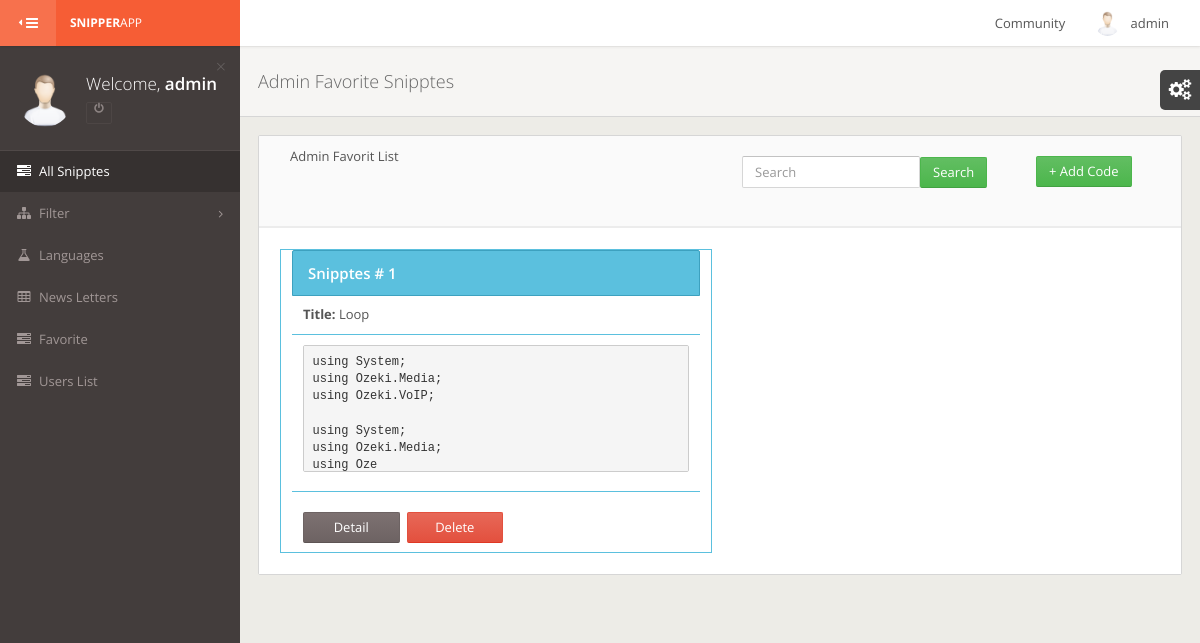
The page /admin/faveret.php (signed in) on the database its author committed.
### tables this page shows
CREATE TABLE IF NOT EXISTS `uprofile` (
  `id` int(11) NOT NULL auto_increment,
  `fname` varchar(100) NOT NULL,
  `name` varchar(100) NOT NULL,
  `email` varchar(100) NOT NULL,
  `Password` varchar(100) NOT NULL,
  `birthday` varchar(100) NOT NULL,
  `Country` varchar(100) NOT NULL,
  `Location` varchar(100) NOT NULL,
  `contact` text NOT NULL,
  `gender` varchar(10) NOT NULL,
  `photo` text NOT NULL,
  `status` varchar(100) NOT NULL default 'a',
  PRIMARY KEY  (`id`)
);

CREATE TABLE IF NOT EXISTS `favorite` (
  `favID` int(11) NOT NULL auto_increment,
  `snipID` int(11) NOT NULL,
  `snipName` varchar(250) NOT NULL,
  `language` varchar(250) NOT NULL,
  `userEmail` varchar(250) NOT NULL,
  `favStatus` varchar(20) NOT NULL default 'A',
  PRIMARY KEY  (`favID`)
);

CREATE TABLE IF NOT EXISTS `addsnippts` (
  `sniptsid` int(11) NOT NULL auto_increment,
  `title` varchar(250) NOT NULL,
  `user` varchar(250) NOT NULL,
  `languages` varchar(250) NOT NULL,
  `description` text NOT NULL,
  `date` timestamp NOT NULL default CURRENT_TIMESTAMP on update CURRENT_TIMESTAMP,
  `snippts_status` varchar(20) NOT NULL default 'A',
  `gernal_status` varchar(30) NOT NULL,
  PRIMARY KEY  (`sniptsid`)
);

### admin/faveret.php (the view, shortened to what this page needs)
<?php include "header.php"; ?>
   <div id="content-wrapper">
		<div class="page-header">
			<h1>Admin Favorite Snipptes</h1>
		</div>
<div class="row">
			<div class="col-sm-12">
				<div class="panel">
                    <div class="panel-heading">
						<div class="col-xs-6">Admin Favorit List</div>
                        <div class="col-xs-4">
                        		<form name="SearchForm" class="navbar-form pull-left" action="faveret_search.php" method="post">
									<input type="text" name="search" class="form-control searchEquil" placeholder="Search"><input class="btn btn btn-success btn-md" type="submit" name="SearchForm" value="Search" />
								</form>
                               </div>
                        <div class="col-xs-2" style="margin-bottom:1px; display:block;">
            				<form name="#" class="navbar-form pull-left">
                            <a class="btn btn-success btn-md" href="addSnipts.php">+ Add Code</a>
                            </form>
                        </div>
                        <span class="panel-title"> &nbsp;</span>
					</div>
					<div class="panel-body">
<?php
$ser = 1;
$querySnip   =  "SELECT * FROM favorite where userEmail = '$UserSessions' order by favID DESC";
$resSnip   =  mysql_query($querySnip) or die(mysql_error());
while($rowSnip  =  mysql_fetch_array($resSnip))
{
  $FavID     		= $rowSnip['favID'];
  $SnipID     		= $rowSnip['snipID'];
  $SnipTitle	    = $rowSnip['snipName'];
  	$codefull = $row['description'];
	$codeShort = substr($codefull,0,100);
$querySnipD  =  "SELECT * FROM addsnippts where sniptsid = '$SnipID'";
$resSnipD   =  mysql_query($querySnipD) or die(mysql_error());
while($rowSnipD  =  mysql_fetch_array($resSnipD))
{
  $codefull    	= $rowSnipD['description'];
  $codeShort = substr($codefull,0,100);
}
?>
<div class="col-xs-6 bord">
    <div class="table-info">
        <div class="table-header">
            <div class="table-caption">
                Snipptes # <?php echo $ser; ?>
            </div>
        </div>
        <div class="col-xs-12 bordbottom"><b>Title:&nbsp;</b><?php echo $SnipTitle; ?></div>
        <div class="col-xs-12 bordbottom"><pre><?php echo $codeShort ?></pre></div>
        <div class="col-xs-12 bordbottom bordnone"></div>
        <div class="col-xs-12">
        	<div class="col-xs-3 btn btn-primary marginright"><a href="faveret_detail.php?favid=<?php echo $FavID;?>">Detail</a></div>
            <div class="col-xs-3 btn btn-danger marginright"><a onClick="return confirm('Are you sure to delete this record ?');" href="dell.php?id=<?php  echo $FavID; ?>">Delete</a></div>
        </div>
      </div>
</div>
<?php $ser++;
} ?>
					</div>
				</div>
							</div>
						</div>
					</div>
<?php include "footer.php"; ?>

### admin/header.php (shortened to what this page needs)
<?php
$UserSessions	= $_SESSION['user_sess'];
$querySesion   =  "SELECT * FROM uprofile WHERE email = '$UserSessions'";
$resSesion   =  mysql_query($querySesion) or die(mysql_error());
while($rowSesion  =  mysql_fetch_array($resSesion))
{
  $UserFirstName    = $rowSesion['fname'];
}
?>
<!DOCTYPE html>
 <html class="gt-ie8 gt-ie9 not-ie">
<head>
	<link href="assets/stylesheets/bootstrap.min.css" rel="stylesheet" type="text/css">
	<link href="assets/stylesheets/landerapp.min.css" rel="stylesheet" type="text/css">
	<link href="assets/stylesheets/widgets.min.css" rel="stylesheet" type="text/css">
	<link href="assets/stylesheets/rtl.min.css" rel="stylesheet" type="text/css">
	<link href="assets/stylesheets/themes.min.css" rel="stylesheet" type="text/css">
</head>
<body class="theme-default main-menu-animated">
<div id="main-wrapper">
	<div id="main-navbar" class="navbar navbar-inverse" role="navigation">
		<button type="button" id="main-menu-toggle"><i class="navbar-icon fa fa-bars icon"></i><span class="hide-menu-text">HIDE MENU</span></button>
		<div class="navbar-inner">
			<div class="navbar-header">
				<a href="profile.php" class="navbar-brand">
					<strong>Snipper</strong>App
				</a>
			</div>
			<div id="main-navbar-collapse" class="collapse navbar-collapse main-navbar-collapse">
				<div>
					<div class="right clearfix">
                        <ul class="nav navbar-nav pull-right right-navbar-nav">
							<li class="dropdown">
								<a href="#" class="dropdown-toggle user-menu" data-toggle="dropdown">
									<img src="<?php echo '../photo/admin.png'?>" alt="<?php echo '../'.$MyPhoto;?>">
									<span><?php echo $_SESSION['user_sess']; ?></span>
								</a>
							</li>
						</ul>
                        <ul class="nav navbar-nav pull-right right-navbar-nav">
							<li class="dropdown">
								<a href="community.php">
									<span><?php echo 'Community' ?></span>
								</a>
							</li>
						</ul>
					</div>
				</div>
			</div>
		</div>
	</div>
	<div id="main-menu" role="navigation">
		<div id="main-menu-inner">
			<div class="menu-content top" id="menu-content-demo">
				<div>
					<div class="text-bg"><span class="text-slim">Welcome,</span> <span class="text-semibold"><?php echo $UserFirstName ?></span></div>
					<img src="<?php echo '../photo/admin.png'; ?>" alt="" class="">
					<div class="btn-group">
						<a name="logout" title="logout" href="../logout.php" class="btn btn-xs btn-danger btn-outline dark"><i class="fa fa-power-off"></i></a>
					</div>
					<a href="#" class="close">&times;</a>
				</div>
			</div>
			<ul class="navigation">
				<li class="active">
					<a href="allsnipptes.php"><i class="menu-icon fa fa-tasks"></i><span class="mm-text">All Snipptes</span></a>
				</li>
                <li class="mm-dropdown">
					<a href="#"><i class="menu-icon fa fa-sitemap"></i><span class="mm-text">Filter</span></a>
				</li>
				<li>
					<a href="languages.php"><i class="menu-icon fa fa-flask"></i><span class="mm-text">Languages</span></a>
				</li>
				<li>
					<a href="#"><i class="menu-icon fa fa-table"></i><span class="mm-text">News Letters</span></a>
				</li>
				<li>
					<a href="faveret.php"><i class="menu-icon fa fa-tasks"></i><span class="mm-text">Favorite</span></a>
				</li>
				<li>
					<a href="users.php"><i class="menu-icon fa fa-tasks"></i><span class="mm-text">Users List</span></a>
				</li>
			</ul>
		</div>
	</div>

### admin/header.php (style rules this page uses)
.bord { border: 1px solid #5bc0de; height: 305px !important; margin: 1px; max-height: 304px; width: 49% !important; }
.bordbottom { border-bottom: 1px solid #5bc0de; padding: 10px 0; }
.bordnone { border:none !important; }
.marginright { margin-right:7px !important; margin-bottom:7px !important; }
.marginright a { color:#fff !important; }
pre { height: 127px !important; max-height: 128px !important; }

### rows shown on the page
uprofile: fname "admin"
favorite: snipName "Loop", addsnippts.description "using System; using Ozeki.Media; using Ozeki.VoIP; using System; using Ozeki.Media; using Oze"

### other values the page prints
$_SESSION['user_sess'] "admin"
